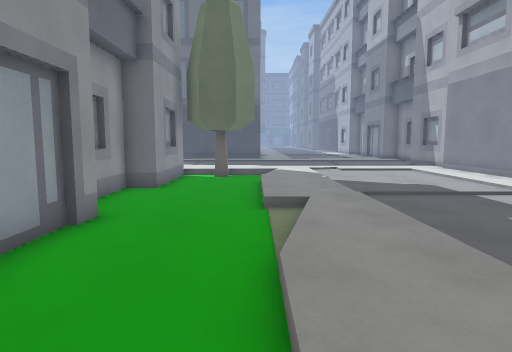
view 1 (above)

14 first-person views from a walk through a level from a Godot 3-D game. The camera is 1.5 m above the floor, tilts 6° down and sees 75° across. Doors that lead somewhere are drawn open, without their leaves. The floor is counted in squares, 1 m on a side. Each view is taken from the middle of a square. On the plan, view 1 faces up. The plan holds only what a view shows up to about 15 squares ahead; the rest is blank. The place goes on beyond the plan. Characters and animated objects are not drawn. Some surface patterns are stand-ins.

view 2
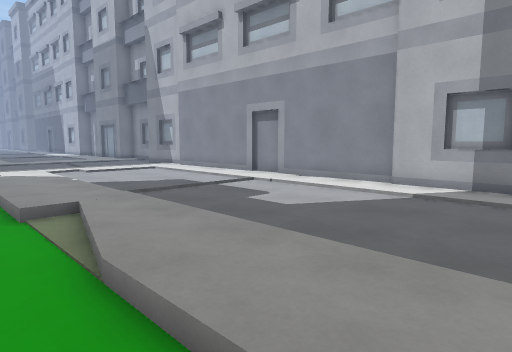

view 3
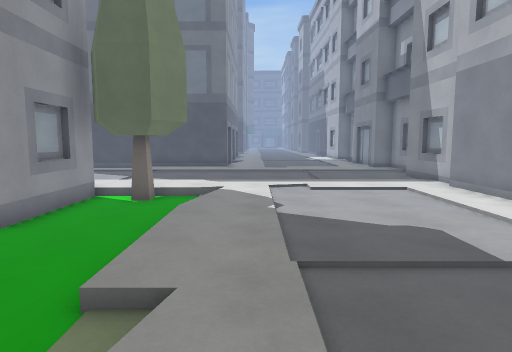

view 4
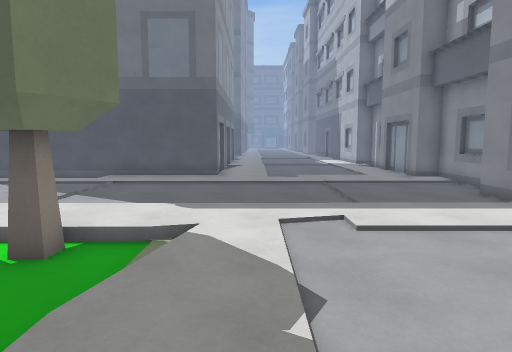

view 5
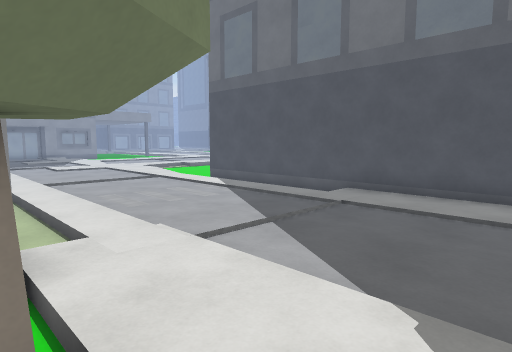

view 6
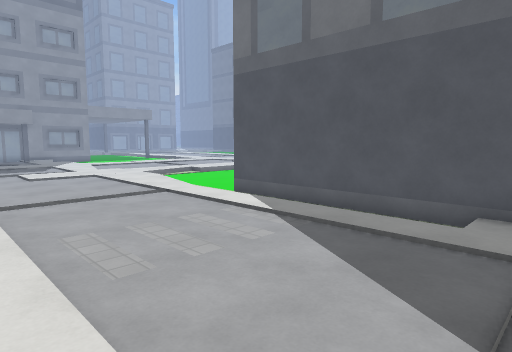

view 7
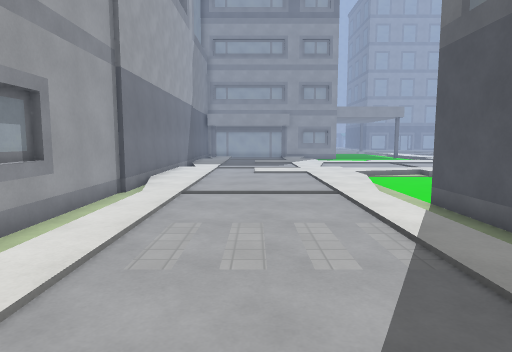

view 8
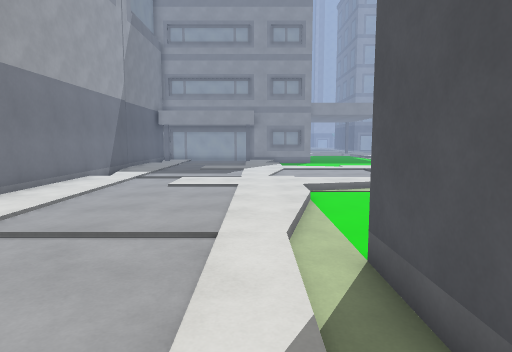

view 9
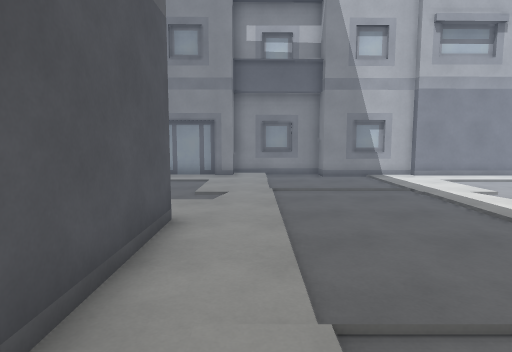

view 10
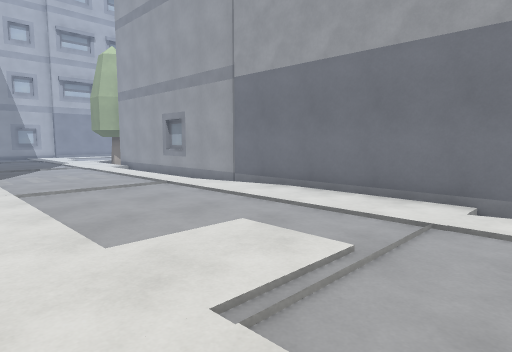

view 11
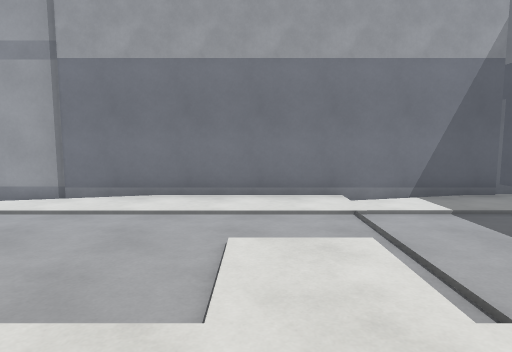

view 12
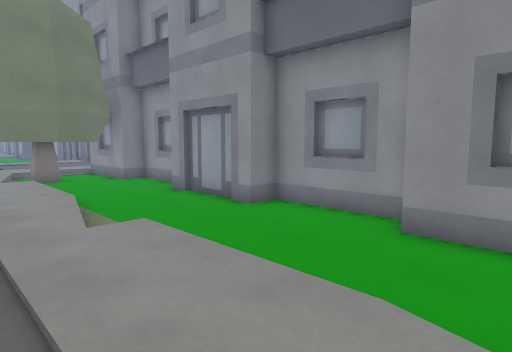

view 13
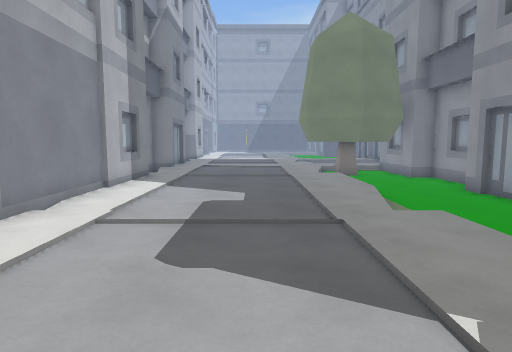

view 14
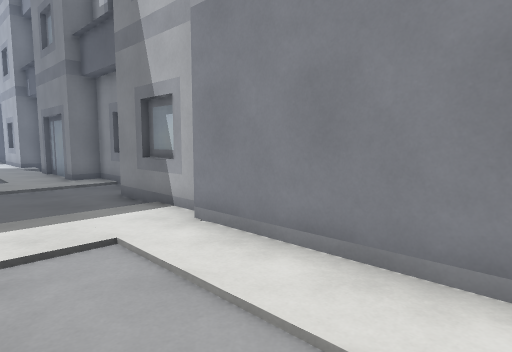

### Floor plan
Key: @ floor where view 1 was taken; # wall or solid block; . main floor; - floor 0.25 m lower than the main floor; / step, stairs or slope; B building.
Columns run from 23 left of view 1 to 9 right of it. Each row starts with its distance up from view 1.
 24   ...------#############........#
 23 . ......//------   .............#
 22  ................................
 21  ................................
 20 .................................
 19 ................................#
 18 ................................#
 17 ................................B
 16 ................................#
 15 ##########---------...///.......#
 14              ##     #-#-/.......#
 13                     B---........#
 12                     B--/........#
 11                    ##--/........#
 10                    #---/........B
  9                    B---/........#
  8                    B---/........#
  7                    #----/.......#
  6                     ----/.......#
  5                     ----........#
  4                     ----........#
  3                     ----........B
  2                     ----........B
  1                    B----........#
  0                    B---@........#
 -1                    #--##/.    ..
 -2                    #####
 -3                        #

Where each view was taken, in squares from view 1:
view 1: 0 up, 0 right, facing up
view 2: 0 up, 1 left, facing up-right
view 3: 4 up, 2 right, facing up
view 4: 9 up, 2 right, facing up
view 5: 14 up, 1 right, facing up-left
view 6: 16 up, 3 left, facing up-left
view 7: 19 up, 3 left, facing left
view 8: 22 up, 7 left, facing left
view 9: 22 up, 6 left, facing right
view 10: 23 up, 23 left, facing down-right
view 11: 24 up, 19 left, facing down
view 12: 13 up, 3 right, facing down-left
view 13: 14 up, 4 right, facing down
view 14: 10 up, 5 right, facing up-right
